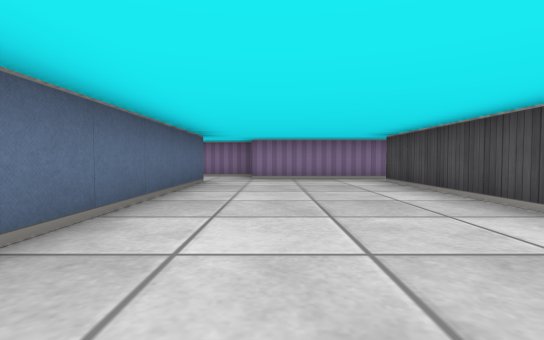
[1] (above)

23 first-person views from a walk through a cub3D maze. The camera is about half as high as the walls, tilts 2° down and sees 85° across. The floor is counted in squares. Each view is taken from the middle of a square. On the plan, view 1 faces up. The plan holds only what a view shows up to about 9 squares ahead; the rest is blank.

[2]
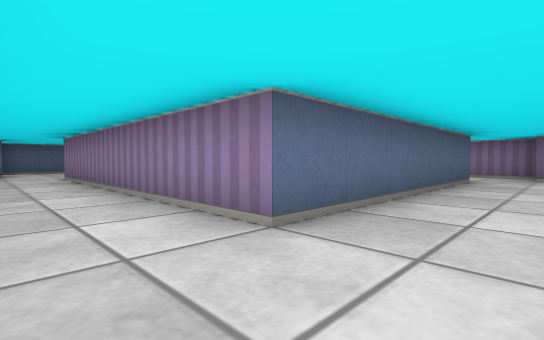

[3]
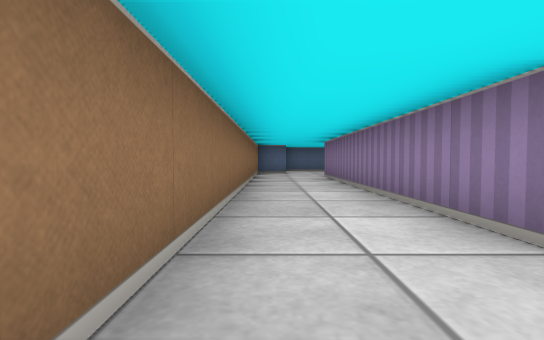

[4]
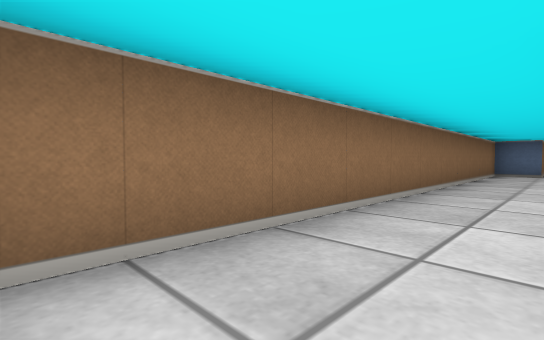

[5]
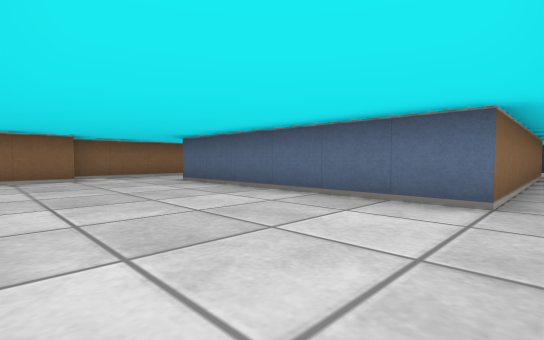

[6]
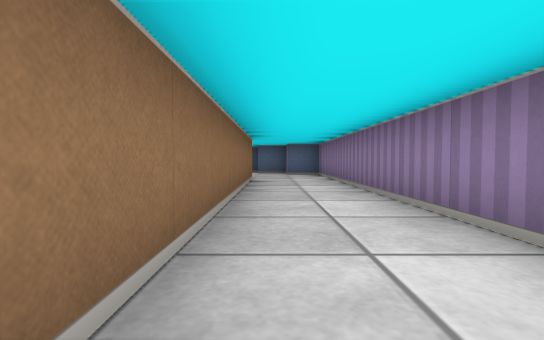

[7]
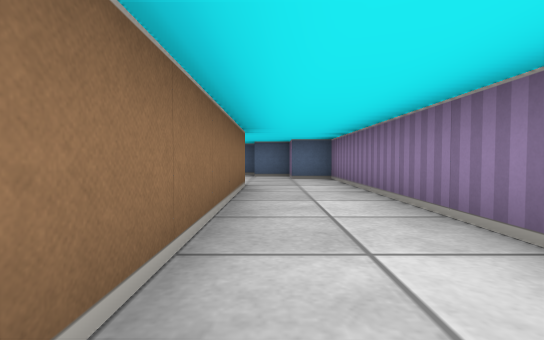

[8]
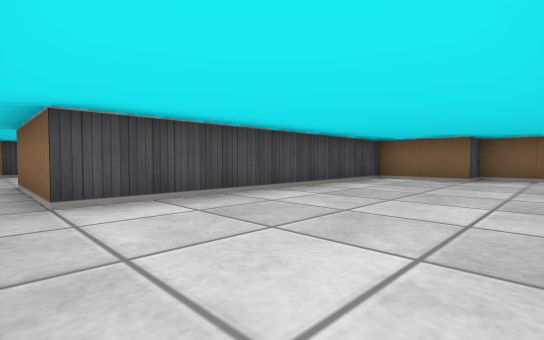

[9]
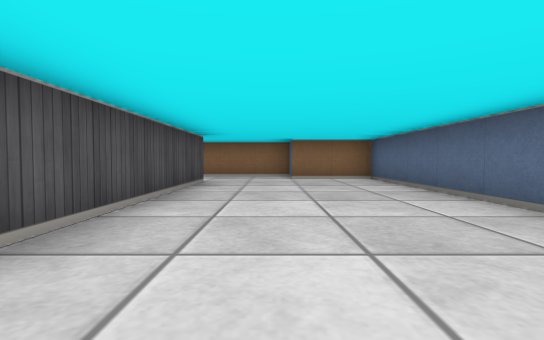

[10]
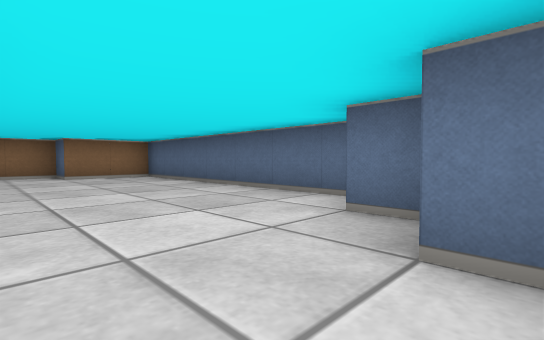

[11]
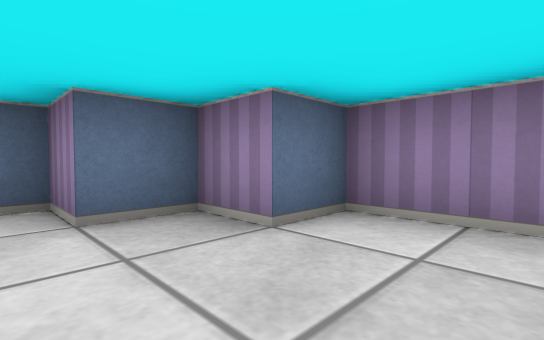

[12]
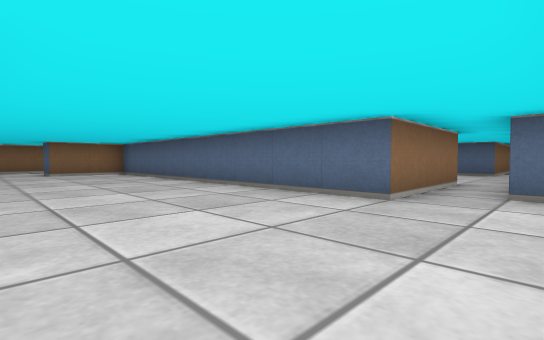

[13]
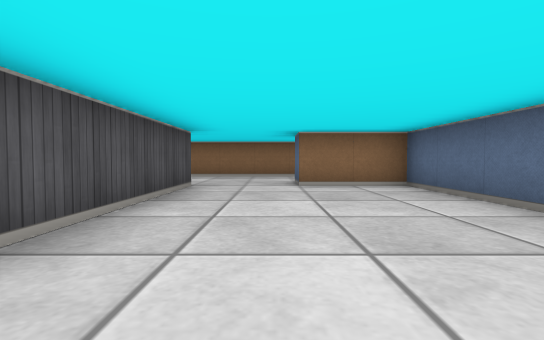

[14]
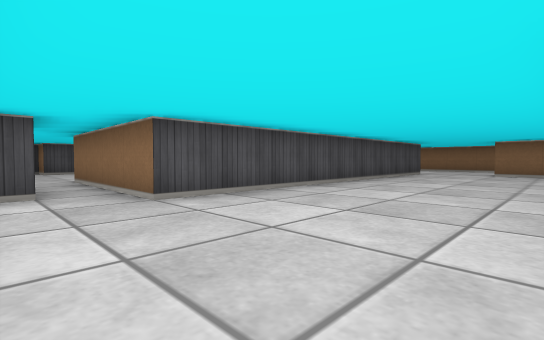

[15]
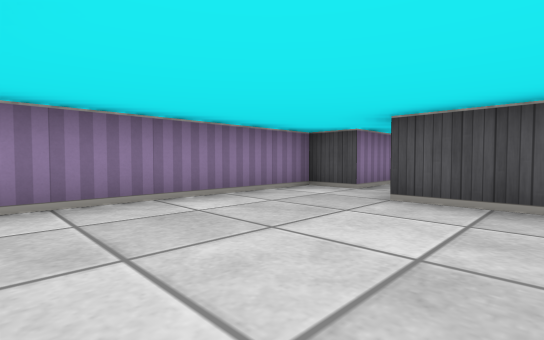

[16]
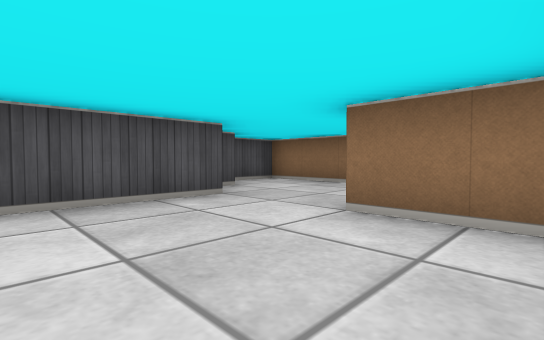

[17]
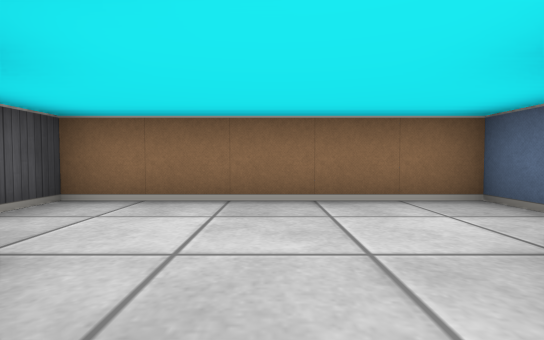

[18]
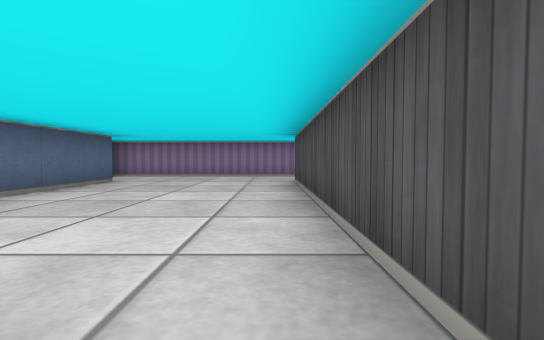

[19]
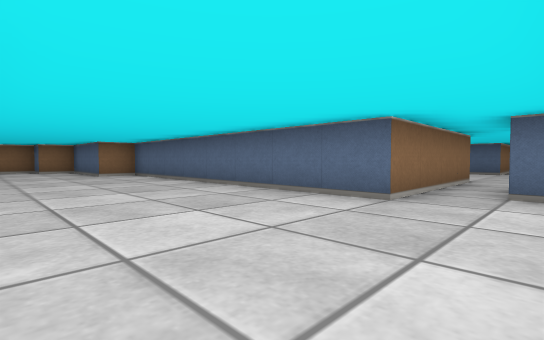

[20]
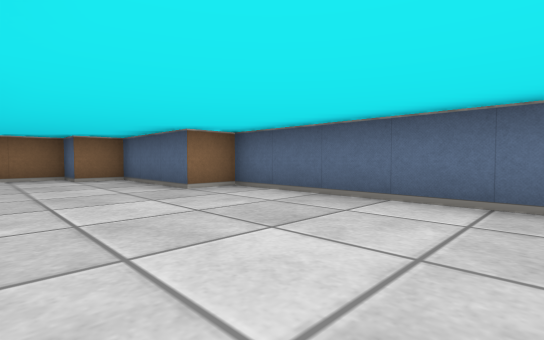

[21]
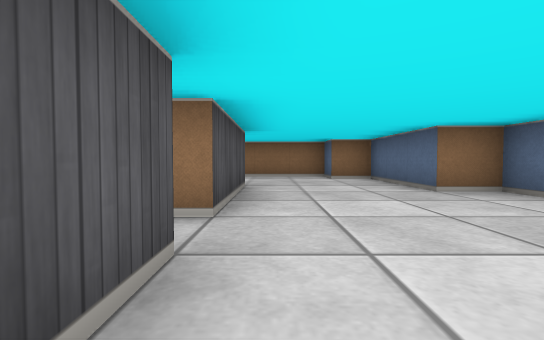

[22]
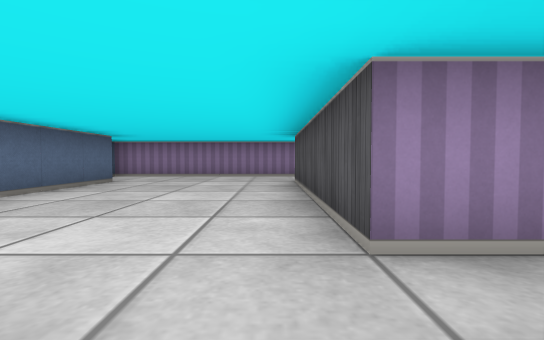

[23]
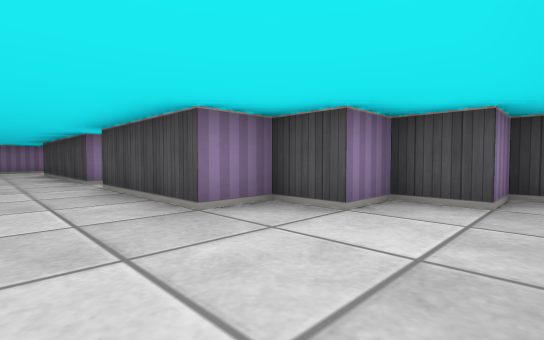

### Floor plan
Ten units are one square. View 1 is at (0, 0); x grows to the right and y downward. Boxes are objects, and circles mark ways between rooms. Rooms are numbered by the first view taken in them; rooms with no view inside come last. Other rooms are left out.
<svg viewBox="-130 -90 340 150">
<path fill="none" stroke="#000" d="M-5 -85 -85 -85M30 -75 -5 -75M-85 -65 -15 -65 -15 -5 -85 -5 -85 -15M-105 5 -105 15 5 15 5 5 25 5 25 -65M-85 -15 -85 -54M-85 -85 -105 -85 -105 -75 -115 -75 -115 -65 -125 -65 -125 5 -105 5M95 25 95 -65 105 -65M105 -75 105 -85 45 -85 45 -75M65 46 65 55 115 55 115 42M25 -65 55 -65 55 25 75 25 75 35M175 -15 175 -65M178 -85 125 -85 125 -75M119 -75 105 -75M105 -65 135 -65 135 15 145 15 145 45 155 45 155 55 179 55M205 45 195 45 195 35 185 35 185 25 175 25 175 -5"/>
<circle cx="-80" cy="-75" r="3" fill="#2a7"/>
<circle cx="-93" cy="0" r="3" fill="#2a7"/>
<circle cx="30" cy="-70" r="3" fill="#2a7"/>
<circle cx="110" cy="-70" r="3" fill="#2a7"/>
<text x="-10" y="-30">1</text>
<text x="-100" y="-40">2</text>
<text x="80" y="-20">3</text>
<text x="160" y="-20">4</text>
</svg>
Room 1 opens to room 2. Room 1 opens to room 3. Room 3 opens to room 4.

Where each view was taken, in squares from view 1:
view 1: 0 up, 0 right, facing up
view 2: 1 down, 0 right, facing up-left
view 3: 1 down, 0 right, facing left
view 4: 0 up, 0 right, facing down-left
view 5: 7 up, 2 right, facing down-left
view 6: 7 up, 1 left, facing left
view 7: 7 up, 3 left, facing left
view 8: 7 up, 1 left, facing down-right
view 9: 7 up, 10 left, facing down
view 10: 8 up, 9 left, facing down-left
view 11: 6 up, 9 left, facing up-left
view 12: 8 up, 9 right, facing down-left
view 13: 3 up, 8 right, facing down
view 14: 8 up, 6 right, facing down-right
view 15: 5 up, 6 right, facing up-right
view 16: 0 up, 6 right, facing down-right
view 17: 2 down, 9 right, facing down
view 18: 0 up, 9 right, facing up
view 19: 8 up, 17 right, facing down-left
view 20: 3 up, 17 right, facing down-left
view 21: 3 up, 17 right, facing down
view 22: 0 up, 17 right, facing up
view 23: 5 down, 16 right, facing up-right
